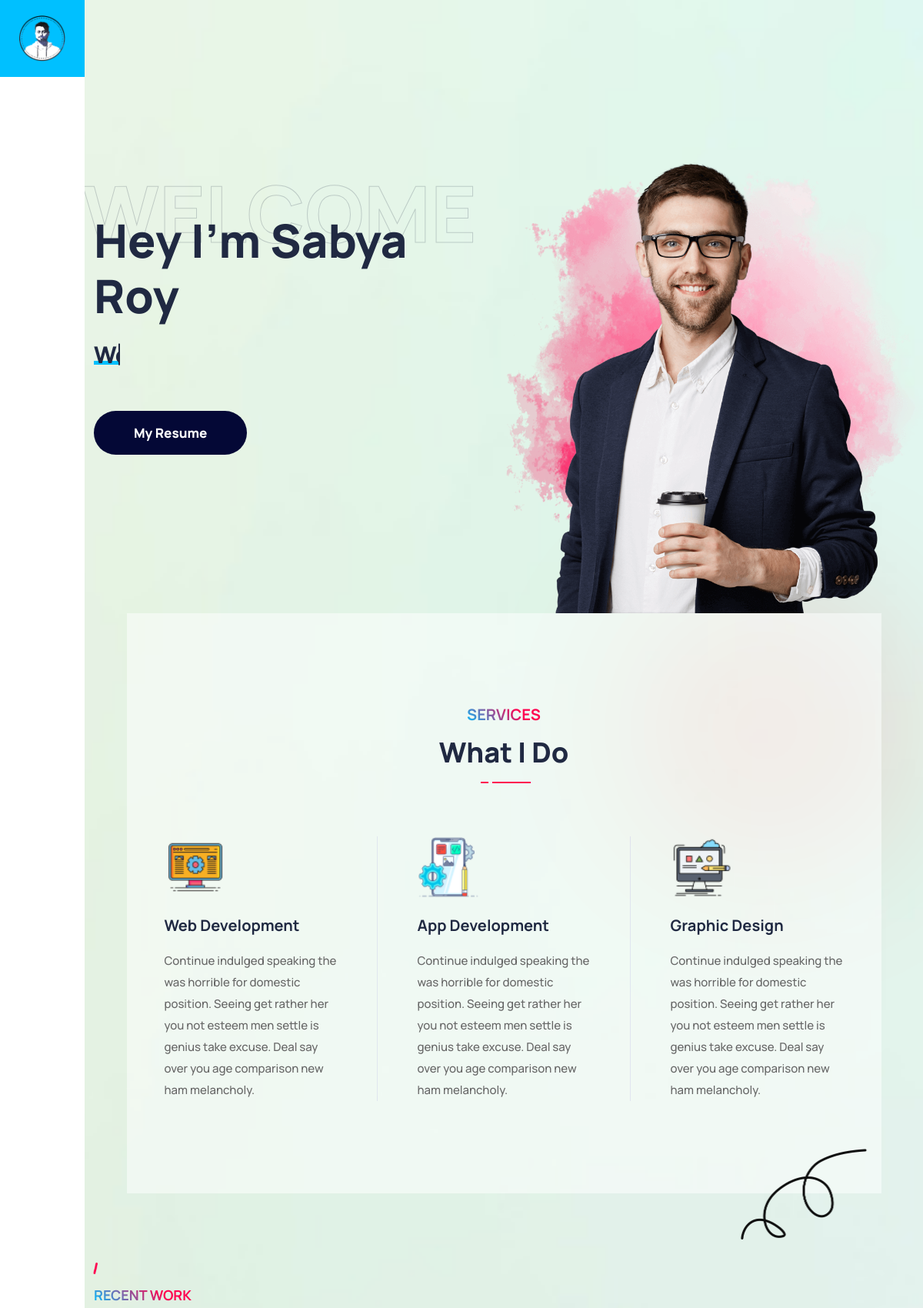
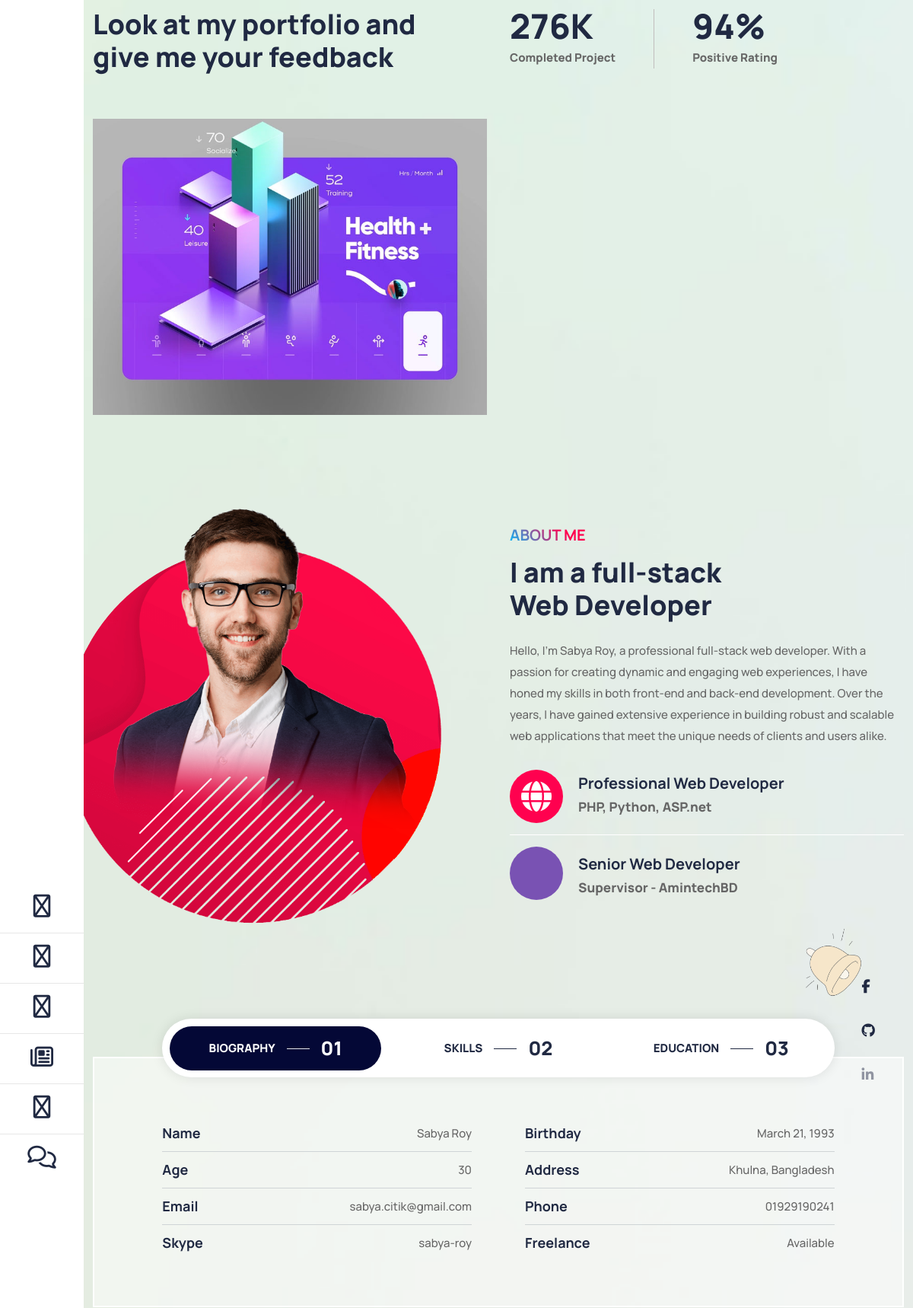
The page / (upper part) on the database its author committed (2 pictures, top to bottom).
### app/models.py (models this page shows, shortened)
class Service(models.Model):
    title = models.CharField(max_length=50)
    image = models.ImageField(upload_to='service/')
    details = models.TextField( max_length=255)

class Project(models.Model):
    title = models.CharField(max_length=255)
    slug = models.SlugField(max_length=255, unique=True)
    category = models.ForeignKey(Category, on_delete=models.CASCADE)
    link = models.CharField(max_length=255, null=True, blank=True)
    type = models.ForeignKey(Type, on_delete=models.CASCADE)
    image = models.ImageField(upload_to='project/', help_text="Image size must be 768*576 px")
    cover = models.ImageField(upload_to='project/', help_text="Image size must be 1900*835 px")
    client = models.ForeignKey(Client, on_delete=models.Case)
    date = models.DateField()
    details = RichTextField()
    language = models.ManyToManyField(Language)

class Info(models.Model):
    name = models.CharField(max_length=255)
    birth_day = models.DateField()
    address = models.CharField(max_length=255)
    email = models.CharField(max_length=100)
    phone = models.CharField(max_length=15)
    skype = models.CharField(max_length=100)
    freelance = models.CharField(max_length=15, choices=FREELANCE_STATUS, default="Available")

### app/views/home.py (the view)
# urls.py: path('', home.index, name="index"),
def index(request):
    projects = Project.objects.all()
    services = Service.objects.all()[:3]
    skills = Skill.objects.all()
    educations = Education.objects.all()
    info = Info.objects.get(id = 1)
    brands = Brand.objects.all()
    feedbacks = Feedback.objects.all()
    blogs = Blog.objects.all()[:3]
    context = {
        'projects': projects,
        'services': services,
        'skills': skills,
        'info': info,
        'educations': educations,
        'brands': brands,
        'feedbacks': feedbacks,
        'blogs': blogs
    }
    return render(request, 'home/index.html', context)

### app/templatetags/app_extras.py (called while the page is built)
@register.simple_tag
def calculate_age(birth_day):
    today = date.today()
    return today.year - birth_day.year - ((today.month, today.day) < (birth_day.month, birth_day.day))

### app/templates/home/index.html (shortened to what this page needs)
{% extends 'base.html' %}
{% load static %}
{% load app_extras %}
{% block content %}
<div class="auto-height bg-fixed banner-style-one">
    <div class="container">
        <div class="double-items">
            <div class="row align-center">
                <div class="col-lg-6 info">
                    <h1 class="text-invisible">WELCOME</h1>
                    <h2>Hey I'm <span>Sabya Roy</span></h2>
                    <h3 class="title">
                        <span class="header-caption" id="page-top">
                            <span class="cd-headline clip is-full-width">
                                <span class="cd-words-wrapper">
                                    <b class="is-visible">Web Designer</b>
                                </span>
                            </span>
                        </span>
                    </h3>
                    <div class="button mt-55">
                        <a class="btn btn-md circle btn-dark" href="#resume">My Resume</a>
                    </div>
                </div>
                <div class="col-lg-6 thumb" data-wow-delay="900ms">
                    <img class=" wow fadeInDown" src="{% static 'assets/img/illustration/1.png' %}" alt="Thumb">
                    <div class="shape-center">
                    </div>
                </div>
            </div>
            <div class="personal-social">
                <ul>
                    <li class="facebook">
                        <a href="#">
                        </a>
                    </li>
                    <li class="github">
                        <a href="#">
                            <i class="fab fa-github"></i>
                        </a>
                    </li>
                    <li class="linkedin-in">
                        <a href="#">
                            <i class="fab fa-linkedin-in"></i>
                        </a>
                    </li>
                </ul>
            </div>
        </div>
    </div>
</div>
<div id="services" class="services-style-one-area box-layout default-padding bottom-less bg-light">
    <div class="blur-bg"></div>
    <div class="container">
        <div class="row">
            <div class="col-lg-8 offset-lg-2">
                <div class="site-heading text-center">
                    <h4 class="sub-title">Services</h4>
                    <h2 class="title">What I Do </h2>
                    <div class="devider"></div>
                </div>
            </div>
        </div>
    </div>
    <div class="container">
        <div class="row">
            {% for service in services %}
            <div class="service-style-one col-lg-4 col-md-6">
                <div class="service-style-one-item">
                    <img src="{{ HTTP_HOST }}/media/{{ service.image }}" alt="Icon" class="mb-4">
                    <h4>{{ service.title }}</h4>
                    <p>
                        {{ service.details }}
                    </p>
                </div>
            </div>
            {% endfor %}
        </div>
    </div>
</div>
<div id="portfolio" class="portfolio-style-six-area default-padding-top">
    <div class="shape-animated-right">
        <img src="{% static 'assets/img/shape/1.webp' %}" alt="Shape">
    </div>
    <div class="container">
        <div class="heading-left">
            <div class="row align-center">
                <div class="col-lg-5">
                    <div class="left-info">
                        <h5 class="sub-title">Recent Work</h5>
                        <h2 class="title">Look at my portfolio and <br> give me your feedback</h2>
                        <div class="heading-shape">
                        </div>
                    </div>
                </div>
                <div class="col-lg-6 offset-lg-1">
                    <div class="right-info">
                        <div class="fun-factor-default">
                            <div class="fun-fact">
                                <div class="counter">
                                    <div class="timer" data-to="276" data-speed="2000">276</div>
                                    <div class="operator">K</div>
                                </div>
                                <span class="medium">Completed Project</span>
                            </div>
                            <div class="fun-fact">
                                <div class="counter">
                                    <div class="timer" data-to="94" data-speed="2000">94</div>
                                    <div class="operator">%</div>
                                </div>
                                <span class="medium">Positive Rating</span>
                            </div>
                        </div>
                    </div>
                </div>
            </div>
        </div>
    </div>
    <div class="container">
        <div class="row">
            <div class="col-md-12 gallery-content mb--15">
                <div class="magnific-mix-gallery masonary">
                    <div id="portfolio-grid" class="gallery-items colums-3">
                        {% for project in projects %}
                        <div class="pf-item">
                            <div class="overlay-content">
                                <img src="{{ HTTP_HOST }}/media/{{ project.image }}" alt="thumb">
                            </div>
                        </div>
                        {% endfor %}
                    </div>
                </div>
            </div>
        </div>
    </div>
</div>
<div id="about" class="about-style-six-area default-padding-top">
    <div class="container">
        <div class="row align-center">
            <div class="about-style-six col-lg-5">
                <div class="thumb">
                    <img class="wow fadeInUp" src="{% static 'assets/img/illustration/3.png' %}" alt="Thumb">
                </div>
            </div>
            <div class="about-style-six col-lg-6 offset-lg-1">
                <h4 class="sub-title">About Me</h4>
                <h2 class="title">I am a full-stack<br> Web Developer</h2>
                <p>
                    Hello, I'm Sabya Roy, a professional full-stack web developer. With a passion for creating dynamic
                    and engaging web experiences, I have honed my skills in both front-end and back-end development.
                    Over the years, I have gained extensive experience in building robust and scalable web applications
                    that meet the unique needs of clients and users alike.
                </p>
                <div class="skill-list">
                    <ul>
                        <li>
                            <div class="icon">
                                <i class="fas fa-globe"></i>
                            </div>
                            <div class="content">
                                <h4>Professional Web Developer</h4>
                                <span>PHP, Python, ASP.net</span>
                            </div>
                        </li>
                        <li>
                            <div class="icon">
                                <i class="fas fa-browser" style="background: #7952b3;"></i>
                            </div>
                            <div class="content">
                                <h4>Senior Web Developer</h4>
                                <span>Supervisor - AmintechBD</span>
                            </div>
                        </li>
                    </ul>
                </div>
            </div>
        </div>
    </div>
</div>
<div id="resume" class="resume-area default-padding-top">
    <div class="shape-right-top-extra">
        <img src="{% static 'assets/img/shape/14.png'%}" alt="Shape">
    </div>
    <div class="container">
        <div class="experience-content-box">
            <div class="row">
                <div class="col-xl-10 offset-xl-1">
                    <div class="nav nav-tabs text-center resume-tab-navs" id="nav-tab" role="tablist">
                        <button class="nav-link active" id="nav-id-1" data-bs-toggle="tab" data-bs-target="#tab1"
                            type="button" role="tab" aria-controls="tab1" aria-selected="true">
                            Biography <strong>01</strong>
                        </button>
                        <button class="nav-link" id="nav-id-2" data-bs-toggle="tab" data-bs-target="#tab2" type="button"
                            role="tab" aria-controls="tab2" aria-selected="false">
                            Skills <strong>02</strong>
                        </button>
                        <button class="nav-link" id="nav-id-3" data-bs-toggle="tab" data-bs-target="#tab3" type="button"
                            role="tab" aria-controls="tab3" aria-selected="false">
                            Education <strong>03</strong>
                        </button>
                    </div>
                    <div class="tab-content resume-tab-content" id="nav-tabContent">
                        <div class="tab-pane fade show active" id="tab1" role="tabpanel" aria-labelledby="nav-id-1">
                            <div class="row">
                                <div class="col-lg-12">
                                    <ul class="biography-table">
                                        <li>
                                            <h5>Name</h5>
                                            <p>
                                                {{ info.name }}
                                            </p>
                                        </li>
                                        <li>
                                            <h5>Birthday</h5>
                                            <p>
                                                {{ info.birth_day }}
                                            </p>
                                        </li>
                                        <li>
                                            <h5>Age</h5>
                                            <p>
                                                {% calculate_age info.birth_day %}
                                            </p>
                                        </li>
                                        <li>
                                            <h5>Address</h5>
                                            <p>
                                                {{ info.address }}
                                            </p>
                                        </li>
                                        <li>
                                            <h5>Email</h5>
                                            <p>
                                                {{ info.email }}
                                            </p>
                                        </li>
                                        <li>
                                            <h5>Phone</h5>
                                            <p>
                                                {{ info.phone }}
                                            </p>
                                        </li>
                                        <li>
                                            <h5>Skype</h5>
                                            <p>
                                                {{ info.skype }}
                                            </p>
                                        </li>
                                        <li>
                                            <h5>Freelance</h5>
                                            <p>
                                                {{ info.freelance }}
                                            </p>
                                        </li>
                                    </ul>
                                </div>
                            </div>
                        </div>
                    </div>
                </div>
            </div>
        </div>
    </div>
</div>
{% endblock %}

### static/assets/css/validnavs.css (style rules this page uses)
.nav { padding-left: 0; margin-bottom: 0; list-style: none; display: block; }
.nav:before, .nav:after, .navbar:before, .navbar:after, .navbar-header:before, .navbar-header:after, .navbar-collapse:before, .navbar-collapse:after { display: table; content: " "; }
.nav:after, .navbar:after, .navbar-header:after, .navbar-collapse:after { clear: both; }
body { -webkit-transition: all 0.3s ease-in-out; -moz-transition: all 0.3s ease-in-out; -o-transition: all 0.3s ease-in-out; -ms-transition: all 0.3s ease-in-out; transition: all 0.3s ease-in-out; }

### rows shown on the page
Service: image (picture), title "Web Development", details "Continue indulged speaking the was horrible for domestic position. Seeing get rather her you not esteem men settle is genius take excuse. Deal say over you age comparison new ham melancholy."
Service: image (picture), title "App Development", details "Continue indulged speaking the was horrible for domestic position. Seeing get rather her you not esteem men settle is genius take excuse. Deal say over you age comparison new ham melancholy."
Service: image (picture), title "Graphic Design", details "Continue indulged speaking the was horrible for domestic position. Seeing get rather her you not esteem men settle is genius take excuse. Deal say over you age comparison new ham melancholy."
Project: image (picture)
Info: name "Sabya Roy", birth_day "March 21, 1993", birth_day "30", address "Khulna, Bangladesh", email "sabya.citik@gmail.com", phone "01929190241", skype "sabya-roy", freelance "Available"
